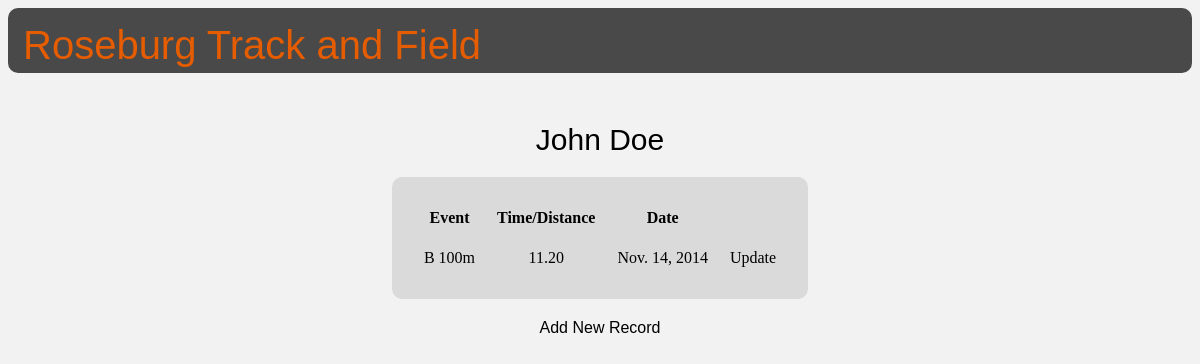
The app's page /track/3/ with its own data.
### track/models.py (models this page shows, shortened)
class Athlete(models.Model):
	FRESHMAN = 'FR'
	SOPHOMORE = 'SO'
	JUNIOR = 'JR'
	SENIOR = 'SR'
	CHOICES = (
		(FRESHMAN, 'Freshman'),
		(SOPHOMORE, 'Sophomore'),
		(JUNIOR, 'Junior'),
		(SENIOR, 'Senior'),
	)
	BOY = 'B'
	GIRL = 'G'
	OPTIONS = (
		(BOY, 'Boy'),
		(GIRL, 'Girl'),
	)
	gender = models.CharField(max_length=1, choices=OPTIONS, null=False)
	year = models.CharField(max_length=2, choices=CHOICES, default=FRESHMAN)
	first_name = models.CharField(max_length=20, null=False)
	last_name = models.CharField(max_length=20, null=False)
	class Meta:
		unique_together = ('first_name', 'last_name')

class Record(models.Model):
	event_name = models.ForeignKey(Event, default=1)
	athlete = models.ForeignKey(Athlete, default=1)
	time_dist = models.DecimalField('Time/Distance', decimal_places=2, max_digits=5)
	date = models.DateField()
	class Meta:
		unique_together = ('event_name', 'athlete')

class Event(models.Model):
	def __str__(self):
		return (self.gender + ' ' + self.event_name)
	BOYS = 'B'
	GIRLS = 'G'
	CHOICES = (
		(BOYS, 'Boys'),
		(GIRLS, 'Girls'),
	)
	gender = models.CharField(max_length=1, choices=CHOICES, null=False)
	event_name = models.CharField(max_length=20, null=False)
	class Meta:
		unique_together = ('event_name', 'gender')

### track/views.py (the view)
# urls.py: url(r'^(?P<athlete_id>\d+)/', views.AthleteProfile, name='athlete_profile'),
def AthleteProfile(request, athlete_id):
	records = Record.objects.filter(athlete=athlete_id)
	athlete = Athlete.objects.filter(pk=athlete_id)
	return render(request, 'track/athlete_profile.html', { 'records' : records, 'athlete' : athlete })

### track/templates/track/athlete_profile.html (shortened to what this page needs)
{% load staticfiles %}
<link rel="stylesheet" type="text/css" href="{% static 'track/profile.css' %}" />
<link rel="stylesheet" type="text/css" href="{% static 'track/index.css' %}" />
<div id="top_bar">
  <head>
      <p class="page_title">Roseburg Track and Field</p>
  </head>
</div>
<body>
  <table>
    <caption>
      {% for a in athlete %}
        <p class="heading">{{ a.first_name }} {{ a.last_name }}</p>
      {% endfor %}
    </caption>
    <tr>
      <th>Event</th>
      <th>Time/Distance</th>
      <th>Date</th>
  {% for record in records %}
    <tr>
      <td><a href="{% url 'track:event_profile' record.event_name.id %}">{{ record.event_name }}</a></td>
      <td>{{ record.time_dist }}</td>
      <td>{{ record.date }}</td>
      <td><a href="{% url 'track:record_update_form' pk=record.id %}">Update</a></td>
  {% endfor %}
  </table>
</body>
<div id="update_link">
  {% for a in athlete %}
    <a href="{% url 'track:record_create_form' pk=a.id%}">Add New Record</a>
  {% endfor %}
</div>

### track/static/track/profile.css (style rules this page uses)
table { background-color: #DADADA; font-family: Arial; text-align: center; padding: 20px; position: relative; top: 30px; margin-left: auto; margin-right: auto; border-radius: 10px; }
th, tr, td { text-align: center; padding: 10px; font-size: 16px; font-family: Tahoma; }
#update_link { font-family: Arial; font-size: 16px; padding-top: 50px; font-family: Arial; text-align: center; position: relative; margin-left: auto; margin-right: auto; }

### track/static/track/index.css (style rules this page uses)
#top_bar { background-color: #494949; height: 65px; border-radius: 10px; text-align: left; }
p.page_title { font-family: Arial; font-size: 40px; color: #E65C00; padding-left: 15px; padding-top: 15px; white-space: nowrap; overflow: hidden; }
p.heading { color: #000000; font-size: 30px; font-family: Arial; text-align: center; padding: 20px; margin: 0px; }
body { background-color: #F2F2F2; }
a:link { color: #000000; text-decoration: none; }

### records on screen
Athlete: first_name "John", last_name "Doe"
Record: event_name "B 100m", time_dist "11.20", date "Nov. 14, 2014"
